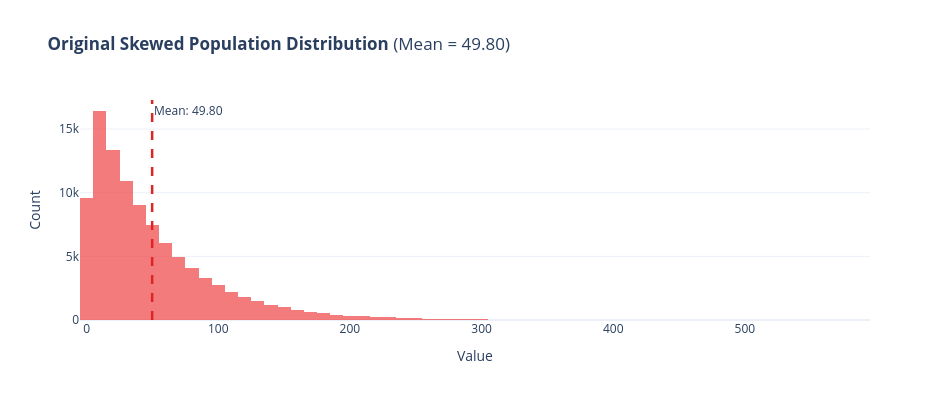
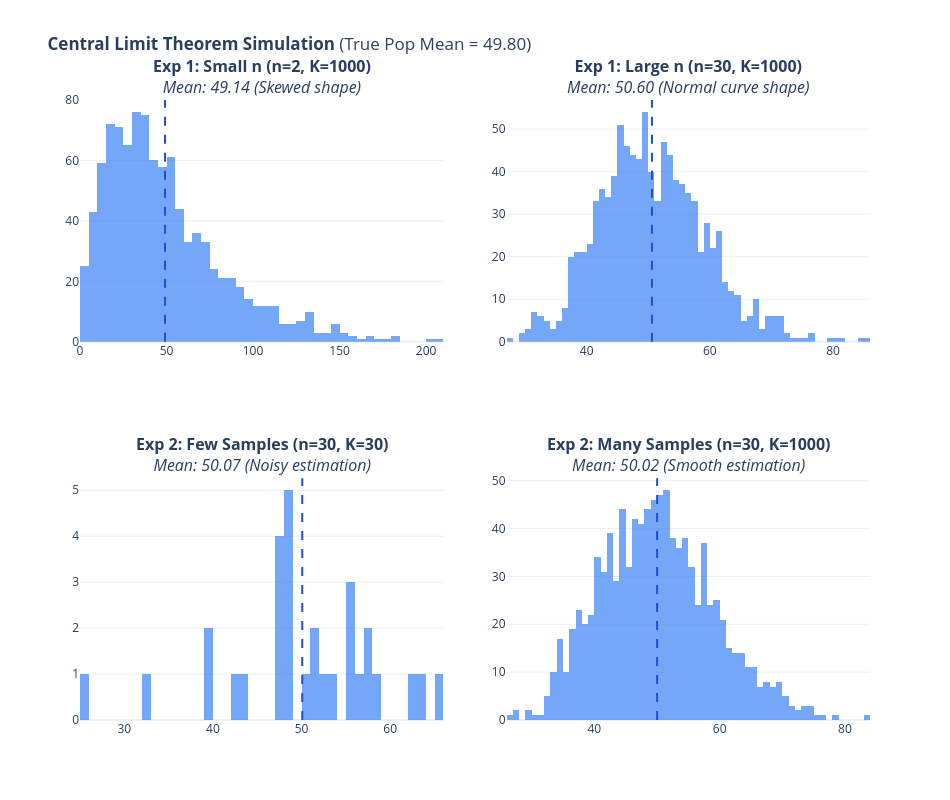

The code cell stored with these charts, in order, in its notebook:
### Code cell
import numpy as np
import plotly.graph_objects as go
from plotly.subplots import make_subplots

np.random.seed(42)

# --- PARAMETERS ---
# Population settings
POP_SIZE = 100000
POP_SCALE = 50

# Experiment 1: Changing sample size (n) with fixed K
N_EXP1_SMALL = 2
N_EXP1_LARGE = 30
K_EXP1_FIXED = 1000

# Experiment 2: Changing number of samples (K) with fixed n
K_EXP2_FEW = 30
K_EXP2_MANY = 1000
N_EXP2_FIXED = 30

# 1. Create population and compute population mean
population = np.random.exponential(scale=POP_SCALE, size=POP_SIZE)
pop_mean = np.mean(population)

# --- POPULATION HISTOGRAM ---
fig_pop = go.Figure()

fig_pop.add_trace(
    go.Histogram(
        x=population,
        nbinsx=100,
        marker_color="rgba(239, 68, 68, 0.7)",  # Red tint for the population
        name="Population",
    )
)

# Vertical line for Population Mean
fig_pop.add_vline(
    x=pop_mean,
    line_width=2.5,
    line_dash="dash",
    line_color="#DC2626",
    annotation_text=f"Mean: {pop_mean:.2f}",
    annotation_position="top right",
)

fig_pop.update_layout(
    template="plotly_white",
    height=400,
    width=950,
    title_text=f"<b>Original Skewed Population Distribution</b> (Mean = {pop_mean:.2f})",
    xaxis_title="Value",
    yaxis_title="Count",
    showlegend=False,
)

fig_pop.show()


# Helper function to generate sample means
def get_sample_means(pop, n, K):
    samples = np.random.choice(pop, size=(K, n), replace=True)
    return samples.mean(axis=1)


# --- EXPERIMENT 1: Small n vs Large n ---
means_exp1_small = get_sample_means(
    population, n=N_EXP1_SMALL, K=K_EXP1_FIXED
)
means_exp1_large = get_sample_means(
    population, n=N_EXP1_LARGE, K=K_EXP1_FIXED
)

# --- EXPERIMENT 2: Few K vs Many K ---
means_exp2_few = get_sample_means(
    population, n=N_EXP2_FIXED, K=K_EXP2_FEW
)
means_exp2_many = get_sample_means(
    population, n=N_EXP2_FIXED, K=K_EXP2_MANY
)

# Calculate Means for Subplots
m1_small_mean = np.mean(means_exp1_small)
m1_large_mean = np.mean(means_exp1_large)
m2_few_mean = np.mean(means_exp2_few)
m2_many_mean = np.mean(means_exp2_many)

# 2. Build Subplots with Dynamic Titles & Computed Means
fig = make_subplots(
    rows=2,
    cols=2,
    subplot_titles=(
        f"<b>Exp 1: Small n (n={N_EXP1_SMALL}, K={K_EXP1_FIXED})</b><br><i>Mean: {m1_small_mean:.2f} (Skewed shape)</i>",
        f"<b>Exp 1: Large n (n={N_EXP1_LARGE}, K={K_EXP1_FIXED})</b><br><i>Mean: {m1_large_mean:.2f} (Normal curve shape)</i>",
        f"<b>Exp 2: Few Samples (n={N_EXP2_FIXED}, K={K_EXP2_FEW})</b><br><i>Mean: {m2_few_mean:.2f} (Noisy estimation)</i>",
        f"<b>Exp 2: Many Samples (n={N_EXP2_FIXED}, K={K_EXP2_MANY})</b><br><i>Mean: {m2_many_mean:.2f} (Smooth estimation)</i>",
    ),
    vertical_spacing=0.22,
    horizontal_spacing=0.08,
)

# Colors
blue_fill = "rgba(59, 130, 246, 0.7)"

# Add Histograms
fig.add_trace(
    go.Histogram(x=means_exp1_small, nbinsx=60, marker_color=blue_fill),
    row=1,
    col=1,
)
fig.add_trace(
    go.Histogram(x=means_exp1_large, nbinsx=60, marker_color=blue_fill),
    row=1,
    col=2,
)
fig.add_trace(
    go.Histogram(x=means_exp2_few, nbinsx=60, marker_color=blue_fill),
    row=2,
    col=1,
)
fig.add_trace(
    go.Histogram(x=means_exp2_many, nbinsx=60, marker_color=blue_fill),
    row=2,
    col=2,
)

# Add Mean Reference Lines to Each Subplot
fig.add_vline(
    x=m1_small_mean,
    line_width=2,
    line_dash="dash",
    line_color="#1D4ED8",
    row=1,
    col=1,
)
fig.add_vline(
    x=m1_large_mean,
    line_width=2,
    line_dash="dash",
    line_color="#1D4ED8",
    row=1,
    col=2,
)
fig.add_vline(
    x=m2_few_mean,
    line_width=2,
    line_dash="dash",
    line_color="#1D4ED8",
    row=2,
    col=1,
)
fig.add_vline(
    x=m2_many_mean,
    line_width=2,
    line_dash="dash",
    line_color="#1D4ED8",
    row=2,
    col=2,
)

fig.update_layout(
    template="plotly_white",
    height=800,
    width=950,
    showlegend=False,
    title_text=f"<b>Central Limit Theorem Simulation</b> (True Pop Mean = {pop_mean:.2f})",
)

fig.show()

### Figure 1 — Plotly figure (JSON) as saved in the notebook; plotly's stock layout.template omitted (floating-point values rounded to 4 significant figures; data arrays with more than 128 entries replaced by an {"elided": "..."} marker saying what was removed)
{"data": [{"marker": {"color": "rgba(239, 68, 68, 0.7)"}, "name": "Population", "nbinsx": 100, "type": "histogram", "x": {"elided": "100000 float values"}}], "layout": {"annotations": [{"showarrow": false, "text": "Mean: 49.80", "x": 49.8, "xanchor": "left", "xref": "x", "y": 1, "yanchor": "top", "yref": "y domain"}], "height": 400, "shapes": [{"line": {"color": "#DC2626", "dash": "dash", "width": 2.5}, "type": "line", "x0": 49.8, "x1": 49.8, "xref": "x", "y0": 0, "y1": 1, "yref": "y domain"}], "showlegend": false, "title": {"text": "<b>Original Skewed Population Distribution</b> (Mean = 49.80)"}, "width": 950, "xaxis": {"title": {"text": "Value"}}, "yaxis": {"title": {"text": "Count"}}}}

### Figure 2 — Plotly figure (JSON) as saved in the notebook; plotly's stock layout.template omitted (floating-point values rounded to 4 significant figures; data arrays with more than 128 entries replaced by an {"elided": "..."} marker saying what was removed)
{"data": [{"marker": {"color": "rgba(59, 130, 246, 0.7)"}, "nbinsx": 60, "type": "histogram", "x": {"elided": "1000 float values"}, "xaxis": "x", "yaxis": "y"}, {"marker": {"color": "rgba(59, 130, 246, 0.7)"}, "nbinsx": 60, "type": "histogram", "x": {"elided": "1000 float values"}, "xaxis": "x2", "yaxis": "y2"}, {"marker": {"color": "rgba(59, 130, 246, 0.7)"}, "nbinsx": 60, "type": "histogram", "x": [63.31, 47.46, 50.26, 56.67, 55.1, 47.34, 48.95, 65.24, 55.2, 57.29, 32.12, 25.61, 58.62, 48.46, 43.71, 47.92, 42.53, 52.79, 62.02, 48.48, 47.6, 48.53, 39.83, 39.46, 51.26, 55.31, 57.51, 48.99, 51.31, 53.36], "xaxis": "x3", "yaxis": "y3"}, {"marker": {"color": "rgba(59, 130, 246, 0.7)"}, "nbinsx": 60, "type": "histogram", "x": {"elided": "1000 float values"}, "xaxis": "x4", "yaxis": "y4"}], "layout": {"annotations": [{"font": {"size": 16}, "showarrow": false, "text": "<b>Exp 1: Small n (n=2, K=1000)</b><br><i>Mean: 49.14 (Skewed shape)</i>", "x": 0.23, "xanchor": "center", "xref": "paper", "y": 1, "yanchor": "bottom", "yref": "paper"}, {"font": {"size": 16}, "showarrow": false, "text": "<b>Exp 1: Large n (n=30, K=1000)</b><br><i>Mean: 50.60 (Normal curve shape)</i>", "x": 0.77, "xanchor": "center", "xref": "paper", "y": 1, "yanchor": "bottom", "yref": "paper"}, {"font": {"size": 16}, "showarrow": false, "text": "<b>Exp 2: Few Samples (n=30, K=30)</b><br><i>Mean: 50.07 (Noisy estimation)</i>", "x": 0.23, "xanchor": "center", "xref": "paper", "y": 0.39, "yanchor": "bottom", "yref": "paper"}, {"font": {"size": 16}, "showarrow": false, "text": "<b>Exp 2: Many Samples (n=30, K=1000)</b><br><i>Mean: 50.02 (Smooth estimation)</i>", "x": 0.77, "xanchor": "center", "xref": "paper", "y": 0.39, "yanchor": "bottom", "yref": "paper"}], "height": 800, "shapes": [{"line": {"color": "#1D4ED8", "dash": "dash", "width": 2}, "type": "line", "x0": 49.14, "x1": 49.14, "xref": "x", "y0": 0, "y1": 1, "yref": "y domain"}, {"line": {"color": "#1D4ED8", "dash": "dash", "width": 2}, "type": "line", "x0": 50.6, "x1": 50.6, "xref": "x2", "y0": 0, "y1": 1, "yref": "y2 domain"}, {"line": {"color": "#1D4ED8", "dash": "dash", "width": 2}, "type": "line", "x0": 50.07, "x1": 50.07, "xref": "x3", "y0": 0, "y1": 1, "yref": "y3 domain"}, {"line": {"color": "#1D4ED8", "dash": "dash", "width": 2}, "type": "line", "x0": 50.02, "x1": 50.02, "xref": "x4", "y0": 0, "y1": 1, "yref": "y4 domain"}], "showlegend": false, "title": {"text": "<b>Central Limit Theorem Simulation</b> (True Pop Mean = 49.80)"}, "width": 950, "xaxis": {"anchor": "y", "domain": [0, 0.46]}, "xaxis2": {"anchor": "y2", "domain": [0.54, 1]}, "xaxis3": {"anchor": "y3", "domain": [0, 0.46]}, "xaxis4": {"anchor": "y4", "domain": [0.54, 1]}, "yaxis": {"anchor": "x", "domain": [0.61, 1]}, "yaxis2": {"anchor": "x2", "domain": [0.61, 1]}, "yaxis3": {"anchor": "x3", "domain": [0, 0.39]}, "yaxis4": {"anchor": "x4", "domain": [0, 0.39]}}}
